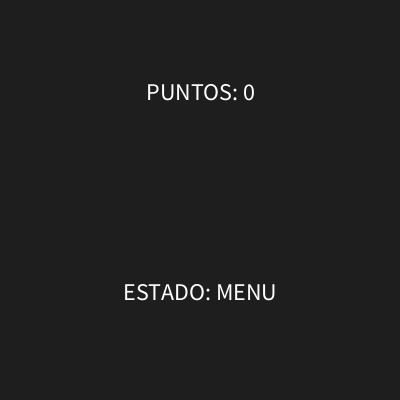
Frame 1 (no input)
Frame 60 (the mouse pressed at the canvas centre just before this capture): identical to frame 1, image omitted
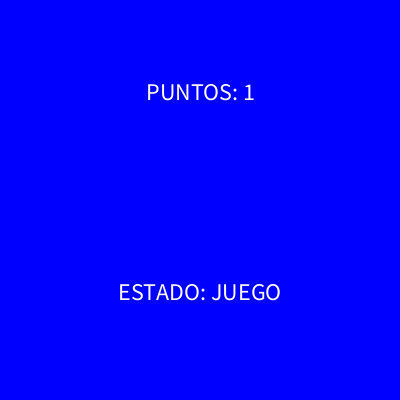
Frame 120 (the mouse held since frame 60 and released just before this capture)

The Processing sketch that drew these frames (run headless with seeded random() and noise(); from frame 60 on, the mouse is pressed at the canvas centre):

// Processing sketch: sketch_03
// ── sketch_03.pde
int puntos;
String estado = "MENU";
int tiempo = 0;

void setup() {
  size(400, 400);
  
  frameRate(30);

  textSize(24);
  textAlign(CENTER);
}

void draw() {

  // para cada estado en particular
  if ( estado.equals("MENU") ) {
    background(30);
  } else if ( estado.equals("JUEGO") ) {
    background(0, 0, 255);
    
    // incrementar contador de tiempo
    tiempo += 1;
    
    // evaluar el tiempo
    if(tiempo > 120){
      if(puntos > 10){
        estado = "GANASTE";
      } else {
        estado = "PERDISTE";
      }
    }
  } else if ( estado.equals("GANASTE") ) {
    background(0, 255, 0);
  } else if ( estado.equals("PERDISTE") ) {
    background(255, 0, 0);
  }

  // para todos
  text("PUNTOS: " + puntos, 200, 100);
  text("ESTADO: " + estado, 200, 300);
}

void mousePressed() {
  if ( estado.equals("MENU") ) {
    estado = "JUEGO";
  }

  if ( estado.equals("GANASTE") || estado.equals("PERDISTE") ) {
    puntos = 0;
    tiempo = 0;
    estado = "MENU";
  }

  if ( estado.equals("JUEGO") ) {
    puntos += 1; // puntos = puntos + 1
  }
}
